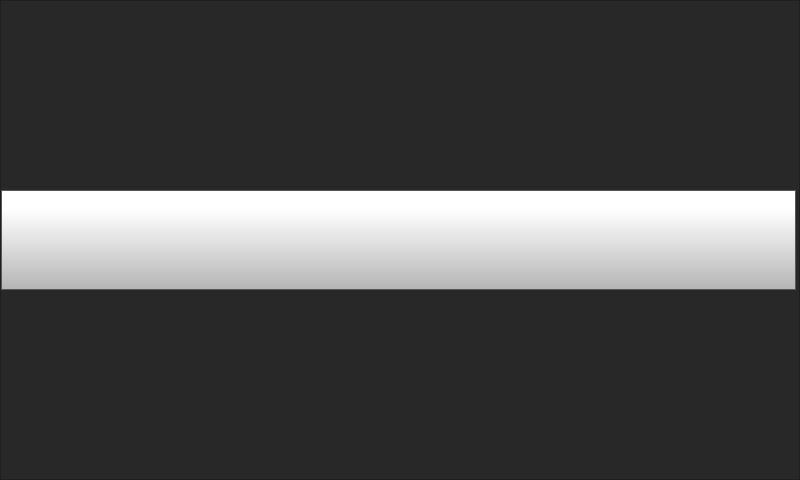
<?xml version="1.0" encoding="UTF-8"?>
<ui version="4.0">
 <class>Form</class>
 <widget class="QWidget" name="Form">
  <property name="geometry">
   <rect>
    <x>0</x>
    <y>0</y>
    <width>800</width>
    <height>480</height>
   </rect>
  </property>
  <property name="windowTitle">
   <string>Form</string>
  </property>
  <property name="styleSheet">
   <string notr="true">background-color: rgb(40, 40, 40);</string>
  </property>
  <widget class="QStackedWidget" name="mainSettingsStackedWidget">
   <property name="geometry">
    <rect>
     <x>0</x>
     <y>0</y>
     <width>800</width>
     <height>480</height>
    </rect>
   </property>
   <property name="currentIndex">
    <number>0</number>
   </property>
   <widget class="QWidget" name="mainSettingsPage">
    <widget class="QScrollArea" name="scrollArea">
     <property name="geometry">
      <rect>
       <x>0</x>
       <y>0</y>
       <width>800</width>
       <height>480</height>
      </rect>
     </property>
     <property name="font">
      <font>
       <pointsize>16</pointsize>
      </font>
     </property>
     <property name="styleSheet">
      <string notr="true"> QScrollBar:vertical {
     border: 1px solid black;
border-radius: 5px;
	background-color: rgb(40,40,40);
     width: 80px;
     margin: 70px 0 70px 0;
 }
 QScrollBar::handle:vertical {
border-radius: 5px;
background: qlineargradient(spread:pad, x1:0, y1:1, x2:0, y2:0.188, stop:0 rgba(180, 180, 180, 255), stop:1 rgba(255, 255, 255, 255));
min-height: 20px;
 }
 QScrollBar::add-line:vertical {
     border: 1px solid black;
background: qlineargradient(spread:pad, x1:0, y1:1, x2:0, y2:0.188, stop:0 rgba(180, 180, 180, 255), stop:1 rgba(255, 255, 255, 255));
     height:65px;
border-radius: 5px;
     subcontrol-position: bottom;
     subcontrol-origin: margin;
 }

 QScrollBar::sub-line:vertical {
     border: 1px solid black;
background: qlineargradient(spread:pad, x1:0, y1:1, x2:0, y2:0.188, stop:0 rgba(180, 180, 180, 255), stop:1 rgba(255, 255, 255, 255));
     height: 65px;
border-radius: 5px;
     subcontrol-position: top;
     subcontrol-origin: margin;
 }

QScrollBar::up-arrow:vertical {
 image: url(:/Navigation/img/Navigation/arrows.png);
    width: 40px;
    height: 40px;
 padding: 5px;
 }
QScrollBar::down-arrow:vertical {
 image: url(:/Navigation/img/Navigation/arrows-5.png);
    width: 40px;
    height: 40px;
 padding: 5px;
 }

 QScrollBar::add-page:vertical, QScrollBar::sub-page:vertical {
     background: none;
 }</string>
     </property>
     <property name="widgetResizable">
      <bool>true</bool>
     </property>
     <widget class="QWidget" name="scrollAreaWidgetContents">
      <property name="geometry">
       <rect>
        <x>0</x>
        <y>0</y>
        <width>798</width>
        <height>478</height>
       </rect>
      </property>
      <layout class="QVBoxLayout" name="verticalLayout">
       <property name="spacing">
        <number>0</number>
       </property>
       <property name="leftMargin">
        <number>0</number>
       </property>
       <property name="topMargin">
        <number>0</number>
       </property>
       <property name="rightMargin">
        <number>3</number>
       </property>
       <property name="bottomMargin">
        <number>0</number>
       </property>
       <item>
        <widget class="QPushButton" name="settingsBackButton">
         <property name="minimumSize">
          <size>
           <width>0</width>
           <height>100</height>
          </size>
         </property>
         <property name="font">
          <font>
           <family>Gotham Light</family>
           <pointsize>16</pointsize>
          </font>
         </property>
         <property name="styleSheet">
          <string notr="true">QPushButton {
     border: 1px solid rgb(87, 87, 87);
	background-color: qlineargradient(spread:pad, x1:0, y1:1, x2:0, y2:0.188, stop:0 rgba(180, 180, 180, 255), stop:1 rgba(255, 255, 255, 255));


}

QPushButton:pressed {
    background-color: qlineargradient(x1: 0, y1: 0, x2: 0, y2: 1,
                                      stop: 0 #dadbde, stop: 1 #f6f7fa);
}

QPushButton:flat {
    border: none; /* no border for a flat push button */
}

QPushButton:default {
    border-color: navy; /* make the default button prominent */
}</string>
         </property>
         <property name="text">
          <string/>
         </property>
         <property name="icon">
          <iconset resource="../resources/resource.qrc">
           <normaloff>:/Navigation/img/Navigation/arrows-4.png</normaloff>:/Navigation/img/Navigation/arrows-4.png</iconset>
         </property>
         <property name="iconSize">
          <size>
           <width>70</width>
           <height>70</height>
          </size>
         </property>
         <property name="checkable">
          <bool>false</bool>
         </property>
         <property name="autoDefault">
          <bool>false</bool>
         </property>
         <property name="default">
          <bool>false</bool>
         </property>
         <property name="flat">
          <bool>false</bool>
         </property>
        </widget>
       </item>
      </layout>
     </widget>
    </widget>
   </widget>
  </widget>
 </widget>
 <resources>
  <include location="../resources/resource.qrc"/>
 </resources>
 <connections/>
</ui>
